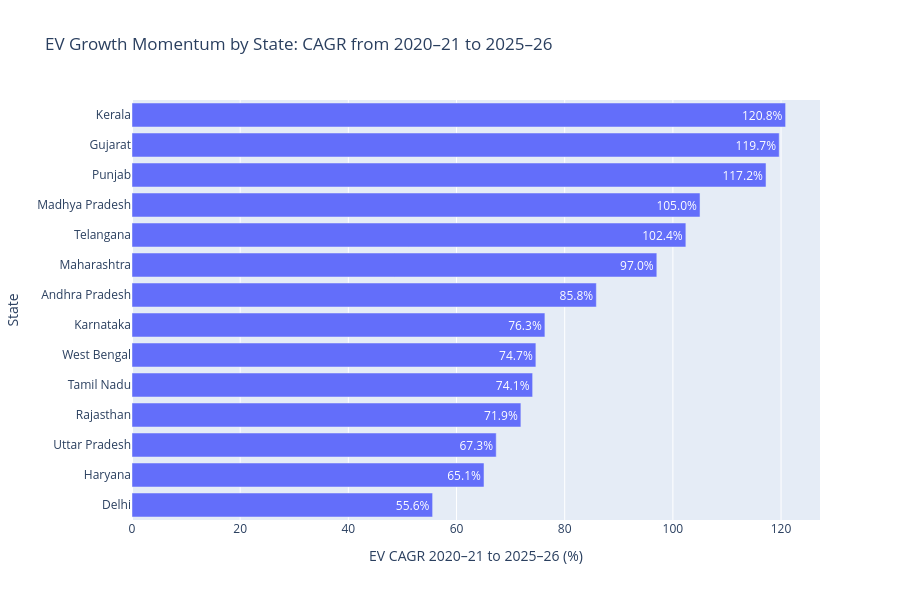

The notebook cell this image was saved under:
### Markdown cell above
## 3. EV Growth Momentum by State

EV CAGR from 2020–21 to 2025–26 is used to compare the growth momentum of EV registrations across states. While annual and cumulative EV registrations show current market size, CAGR helps identify states where EV adoption is expanding rapidly over time.

This is useful for investment analysis because some states may not currently have the largest EV base, but strong growth momentum may indicate future charging infrastructure demand.

### Code cell
ev_growth = master_df.sort_values(
    "EV_CAGR_2020_21_to_2025_26",
    ascending=False
)

fig = px.bar(
    ev_growth,
    x="EV_CAGR_2020_21_to_2025_26",
    y="State",
    orientation="h",
    title="EV Growth Momentum by State: CAGR from 2020–21 to 2025–26",
    labels={
        "EV_CAGR_2020_21_to_2025_26": "EV CAGR 2020–21 to 2025–26 (%)",
        "State": "State"
    },
    text="EV_CAGR_2020_21_to_2025_26"
)

fig.update_traces(
    texttemplate="%{text:.1f}%",
    textposition="inside"
)

fig.update_layout(
    yaxis={"categoryorder": "total ascending"},
    height=600
)

fig.show()

### Figure 1 — Plotly figure (JSON) as saved in the notebook; plotly's stock layout.template omitted (floating-point values rounded to 4 significant figures)
{"data": [{"hovertemplate": "EV CAGR 2020–21 to 2025–26 (%)=%{text}<br>State=%{y}<extra></extra>", "legendgroup": "", "marker": {"color": "#636efa", "pattern": {"shape": ""}}, "name": "", "orientation": "h", "showlegend": false, "text": [120.8, 119.7, 117.2, 105.0, 102.4, 97.03, 85.85, 76.34, 74.67, 74.07, 71.9, 67.34, 65.08, 55.58], "textposition": "inside", "texttemplate": "%{text:.1f}%", "type": "bar", "x": [120.8, 119.7, 117.2, 105.0, 102.4, 97.03, 85.85, 76.34, 74.67, 74.07, 71.9, 67.34, 65.08, 55.58], "xaxis": "x", "y": ["Kerala", "Gujarat", "Punjab", "Madhya Pradesh", "Telangana", "Maharashtra", "Andhra Pradesh", "Karnataka", "West Bengal", "Tamil Nadu", "Rajasthan", "Uttar Pradesh", "Haryana", "Delhi"], "yaxis": "y"}], "layout": {"barmode": "relative", "height": 600, "legend": {"tracegroupgap": 0}, "title": {"text": "EV Growth Momentum by State: CAGR from 2020–21 to 2025–26"}, "xaxis": {"anchor": "y", "domain": [0, 1], "title": {"text": "EV CAGR 2020–21 to 2025–26 (%)"}}, "yaxis": {"anchor": "x", "categoryorder": "total ascending", "domain": [0, 1], "title": {"text": "State"}}}}
